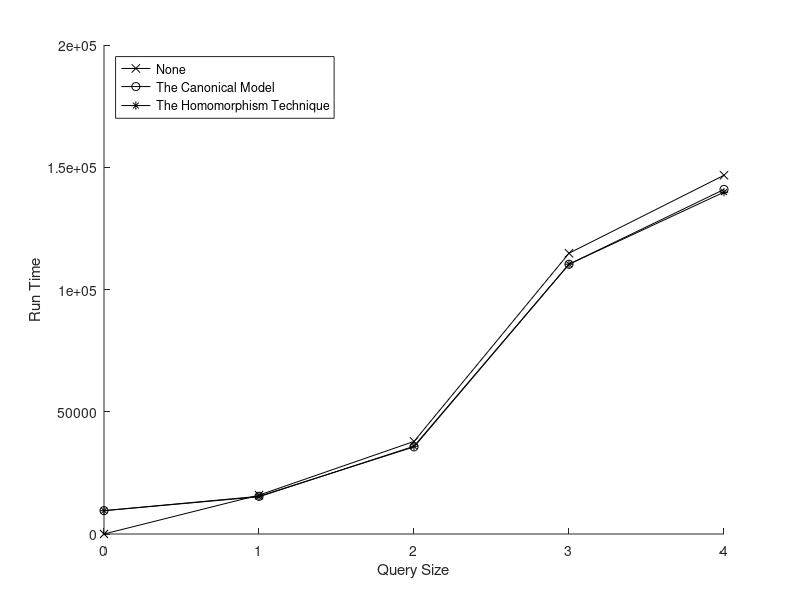

Write the MATLAB code that produced this figure.
format long
A = [
	0	0.360000	9556.010000	9535.410000;
	1	15907.600000	15420.400000	15220.160000;
	2	37862.960000	35636.210000	35888.670000;
	3	114833.780000	110329.500000	110343.530000;
	4	146724.730000	140919.320000	139809.360000;
];

hold on
f = plot(A(:,1), A(:,2), 'k-x');
f = plot(A(:,1), A(:,3), 'k-o');
f = plot(A(:,1), A(:,4), 'k-*');
hold off
xlabel('Query Size')
ylabel('Run Time')
legend('None', 'The Canonical Model', 'The Homomorphism Technique', 'Location', 'northwest')
saveas(f, '../img/ChildDescendantGraph.png');
